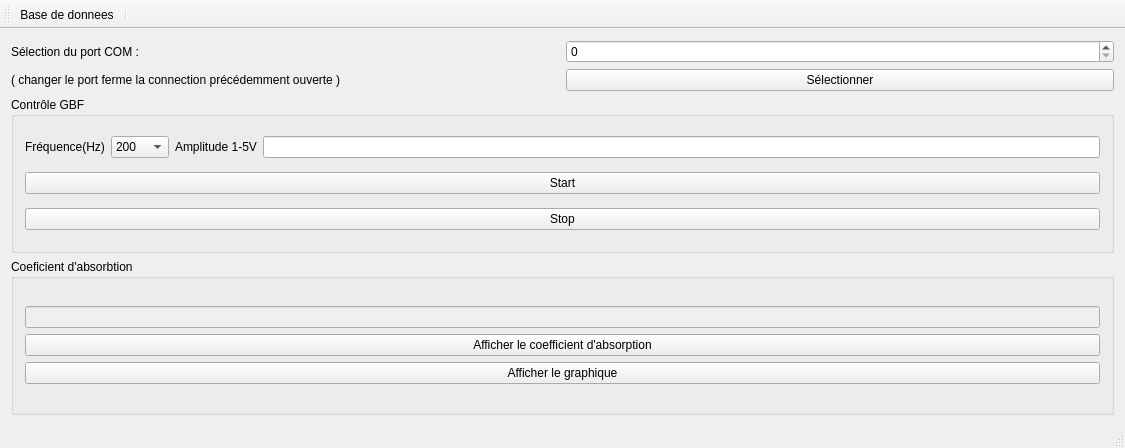
<?xml version="1.0" encoding="UTF-8"?>
<ui version="4.0">
 <class>MainWindow</class>
 <widget class="QMainWindow" name="MainWindow">
  <property name="geometry">
   <rect>
    <x>0</x>
    <y>0</y>
    <width>1125</width>
    <height>448</height>
   </rect>
  </property>
  <property name="windowTitle">
   <string>MainWindow</string>
  </property>
  <widget class="QWidget" name="centralWidget">
   <layout class="QGridLayout" name="gridLayout_4">
    <item row="0" column="0">
     <layout class="QHBoxLayout" name="horizontalLayout_4">
      <item>
       <layout class="QVBoxLayout" name="verticalLayout_3">
        <item>
         <widget class="QLabel" name="labelPort">
          <property name="text">
           <string>Sélection du port COM :</string>
          </property>
         </widget>
        </item>
        <item>
         <widget class="QLabel" name="label_2">
          <property name="text">
           <string>( changer le port ferme la connection précédemment ouverte )</string>
          </property>
         </widget>
        </item>
       </layout>
      </item>
      <item>
       <layout class="QVBoxLayout" name="verticalLayout_2">
        <item>
         <widget class="QSpinBox" name="spinBoxPort"/>
        </item>
        <item>
         <widget class="QPushButton" name="pushButtonPort">
          <property name="text">
           <string>Sélectionner</string>
          </property>
         </widget>
        </item>
       </layout>
      </item>
     </layout>
    </item>
    <item row="1" column="0">
     <layout class="QGridLayout" name="gridLayout_3">
      <item row="0" column="0">
       <widget class="QGroupBox" name="groupBox">
        <property name="title">
         <string>Contrôle GBF</string>
        </property>
        <layout class="QGridLayout" name="gridLayout">
         <item row="0" column="0">
          <layout class="QHBoxLayout" name="horizontalLayout_3">
           <item>
            <layout class="QHBoxLayout" name="horizontalLayout">
             <item>
              <widget class="QLabel" name="label">
               <property name="text">
                <string>Fréquence(Hz)</string>
               </property>
              </widget>
             </item>
             <item>
              <widget class="QComboBox" name="comboBoxFreq">
               <item>
                <property name="text">
                 <string>200</string>
                </property>
               </item>
               <item>
                <property name="text">
                 <string>250</string>
                </property>
               </item>
               <item>
                <property name="text">
                 <string>315</string>
                </property>
               </item>
               <item>
                <property name="text">
                 <string>400</string>
                </property>
               </item>
               <item>
                <property name="text">
                 <string>500</string>
                </property>
               </item>
               <item>
                <property name="text">
                 <string>630</string>
                </property>
               </item>
               <item>
                <property name="text">
                 <string>800</string>
                </property>
               </item>
               <item>
                <property name="text">
                 <string>1000</string>
                </property>
               </item>
               <item>
                <property name="text">
                 <string>1250</string>
                </property>
               </item>
               <item>
                <property name="text">
                 <string>1600</string>
                </property>
               </item>
               <item>
                <property name="text">
                 <string>2000</string>
                </property>
               </item>
               <item>
                <property name="text">
                 <string>2500</string>
                </property>
               </item>
               <item>
                <property name="text">
                 <string>3150</string>
                </property>
               </item>
              </widget>
             </item>
            </layout>
           </item>
           <item>
            <layout class="QHBoxLayout" name="horizontalLayout_2">
             <item>
              <widget class="QLabel" name="LblAmplitude">
               <property name="text">
                <string>Amplitude 1-5V</string>
               </property>
              </widget>
             </item>
             <item>
              <widget class="QLineEdit" name="EditAmpli"/>
             </item>
            </layout>
           </item>
          </layout>
         </item>
         <item row="1" column="0">
          <widget class="QPushButton" name="BtnStart">
           <property name="text">
            <string>Start</string>
           </property>
          </widget>
         </item>
         <item row="2" column="0">
          <widget class="QPushButton" name="BtnStop">
           <property name="text">
            <string>Stop</string>
           </property>
          </widget>
         </item>
        </layout>
       </widget>
      </item>
      <item row="1" column="0">
       <widget class="QGroupBox" name="groupBox_2">
        <property name="title">
         <string>Coeficient d'absorbtion</string>
        </property>
        <layout class="QGridLayout" name="gridLayout_2">
         <item row="0" column="0">
          <layout class="QVBoxLayout" name="verticalLayout">
           <item>
            <widget class="QLineEdit" name="Editcoef">
             <property name="enabled">
              <bool>false</bool>
             </property>
            </widget>
           </item>
           <item>
            <widget class="QPushButton" name="pushButtonCoefficient">
             <property name="text">
              <string>Afficher le coefficient d'absorption</string>
             </property>
            </widget>
           </item>
           <item>
            <widget class="QPushButton" name="pushButtonGraphique">
             <property name="text">
              <string>Afficher le graphique</string>
             </property>
            </widget>
           </item>
          </layout>
         </item>
        </layout>
       </widget>
      </item>
     </layout>
    </item>
   </layout>
  </widget>
  <widget class="QMenuBar" name="menuBar">
   <property name="geometry">
    <rect>
     <x>0</x>
     <y>0</y>
     <width>1125</width>
     <height>21</height>
    </rect>
   </property>
  </widget>
  <widget class="QStatusBar" name="statusBar"/>
  <widget class="QToolBar" name="mainToolBar">
   <attribute name="toolBarArea">
    <enum>TopToolBarArea</enum>
   </attribute>
   <attribute name="toolBarBreak">
    <bool>false</bool>
   </attribute>
   <addaction name="actionBase_de_donnees"/>
   <addaction name="separator"/>
  </widget>
  <action name="actionBase_de_donnees">
   <property name="icon">
    <iconset resource="ressources.qrc">
     <normaloff>:/images/bdd.png</normaloff>:/images/bdd.png</iconset>
   </property>
   <property name="text">
    <string>Base de donnees</string>
   </property>
  </action>
 </widget>
 <layoutdefault spacing="6" margin="11"/>
 <resources>
  <include location="ressources.qrc"/>
 </resources>
 <connections/>
</ui>
